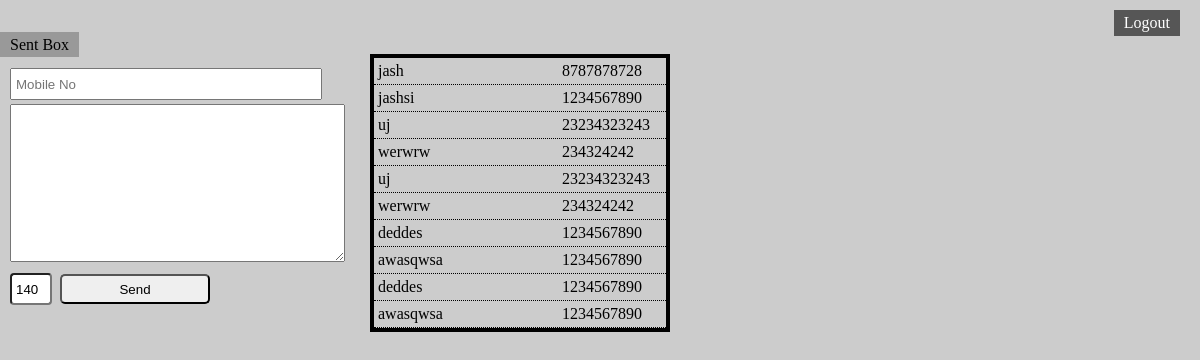
Screenshot of /home.php (signed in) with the database file from the repository.
### tables this page shows
CREATE TABLE IF NOT EXISTS `usercontact` (
  `contact_id` int(100) NOT NULL AUTO_INCREMENT,
  `contact_userid` int(100) NOT NULL,
  `contact_name` varchar(100) NOT NULL,
  `contact_no` varchar(100) NOT NULL,
  PRIMARY KEY (`contact_id`)
);

### header.php (called while the page is built, shortened)
<?php
include('config.php');
$connection  = new connection();
?>

### config.php (called while the page is built, shortened)
<?php
Class connection{
	public $con ;
	public function connect($set_host,$set_user,$set_password,$set_database){
		$this->host = $set_host;
		$this->user = $set_user;
		$this->password = $set_password;
		$this->database = $set_database;
		$this->con = mysqli_connect($this->host,$this->user,$this->password,$this->database) or die('Error connecting to DB');
		return ($this->con);
	}
	public function myquery($sqlquery){
		$result = mysqli_query($this->con,$sqlquery) or die('Error in query');
		return($result);
	}
}
?>

### home.php (the view, shortened to what this page needs)
<?php
include('header.php');
?>
<!Doctype html>
<html>
<head>
	<link href="css/style.css" type="text/css" rel="stylesheet"/>
</head>
<body>
	<div class="wrapper">
		<div class="logout">
			<a href="logout.php">Logout</a>
		</div>
		<div>
			<a class="button" href="sended.php">Sent Box</a>
		</div>
		<div class="messagesending">
			<form action="messagesend.php" method="POST" autocomplete="off">
				<div>
					<p><input type="tel" name="sendermobileno" maxlength="10" placeholder="Mobile No"  id="sendermobileno"/></p>
				</div>
				<div>
					<textarea onkeypress="messagelength()" maxlength="140" name="sendermessage" id="sendermessage" rows="10" cols="39"></textarea>
				</div>
				<div>
					<input type="text" value="140" id="messagecount" /><input type="submit" value="Send" name="messagesend" id="messagesend"/>
				</div>
			</form>
		</div>
		<div class="contact_list">
			<div class="contact_desgin">
				<ul>
					<?php
					$userid = $_SESSION['user'];
					$contactquery = "SELECT * FROM usercontact WHERE contact_userid = '$userid'";
					$contactresult  = $connection->myquery($contactquery);
					while($contact = mysqli_fetch_array($contactresult)){
						?>
						<li><span class="contactsname"><?php echo $contact['contact_name']; ?></span>
							<span class="contactsnumber"><?php echo $contact['contact_no']; ?></span>
						</li>
						<?php
					}
					?>
				</ul>
			</div>
		</div>
	</div>
</body>
</html>

### css/style.css (style rules this page uses)
* { margin:0px; padding:0px; }
html { width:100%;height:100%; }
body { width:100%;height:100%; }
.wrapper { width:100%;height:100%;background:#ccc; }
.messagesending input[type="tel"] { width:300px;height:20px;padding:4px; margin:4px 0px; }
.messagesending { padding: 10px; width:350px; float: left; }
.messagesending textarea { padding: 3px; }
.logout { text-align: right; padding:0px 20px 0px 0px; }
.logout a { display: inline-block;padding: 4px 10px; text-decoration: none; background:#565656; margin-top: 10px; color:#fff; }
input[type="submit"] { height: 30px; width: 150px; border-radius:5px; margin:8px auto; }
.contact_list { width:300px; float:left; }
.contact_desgin li { list-style: none; border-bottom: 1px dotted #000; padding:4px; }
.contactsname { display:block;width:135px; float: left; }
.contactsnumber { display: block;width: 100px; float:right; }
.contact_desgin { border:4px solid #000; height:270px; overflow-y:scroll; }
.button { text-decoration: none;color:#000; background:#999; padding: 4px 10px; }
.contact_desgin li { cursor: pointer; }
#messagecount { width:30px; height:20px;padding:4px;border-radius:4px; margin:4px 8px 0px 0px; }

### rows the page displays
usercontact: contact_name "jash", contact_no "8787878728"
usercontact: contact_name "jashsi", contact_no "1234567890"
usercontact: contact_name "uj", contact_no "23234323243"
usercontact: contact_name "werwrw", contact_no "234324242"
usercontact: contact_name "uj", contact_no "23234323243"
usercontact: contact_name "werwrw", contact_no "234324242"
usercontact: contact_name "deddes", contact_no "1234567890"
usercontact: contact_name "awasqwsa", contact_no "1234567890"
usercontact: contact_name "deddes", contact_no "1234567890"
usercontact: contact_name "awasqwsa", contact_no "1234567890"
